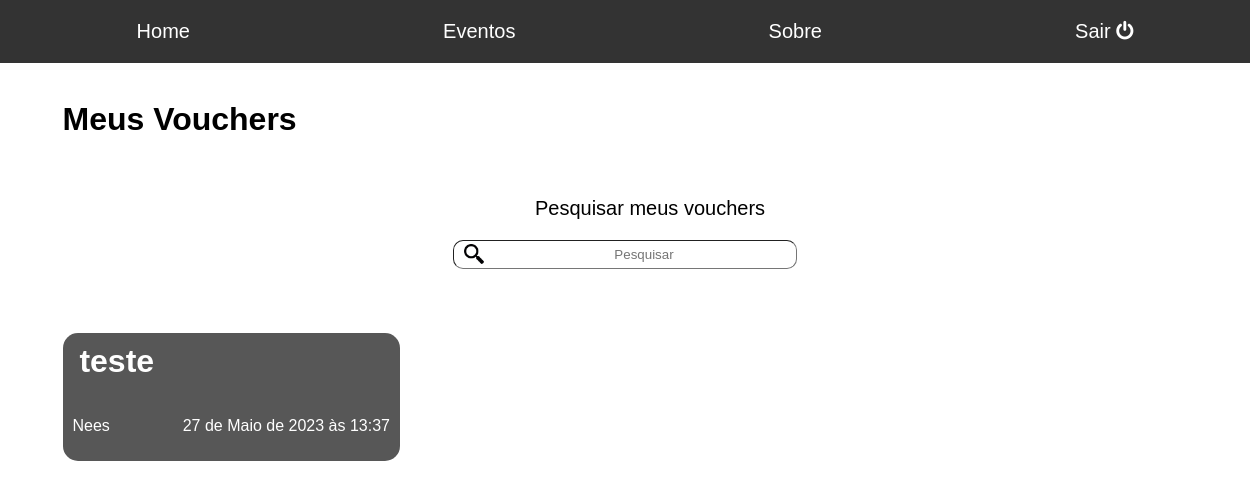
Page /meus.vouchers (signed in) on the earlier database version.
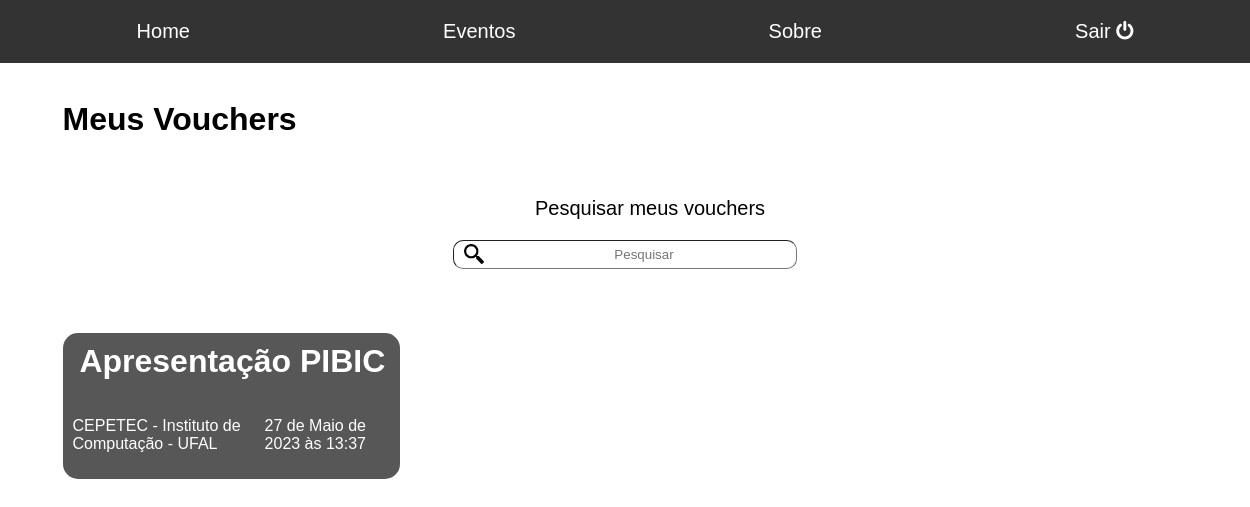
Same page on the later database version.
### usuario/models.py (models this page shows, shortened)
class Voucher(models.Model):
    usuario = models.ForeignKey(User, on_delete=models.CASCADE)
    evento = models.ForeignKey(Event, on_delete=models.CASCADE)
    codigo = models.CharField(max_length=13, unique=True)
    criado_em = models.DateTimeField(auto_now_add=True)

class Event(models.Model):
    titulo = models.CharField(max_length=50)
    local = models.CharField(max_length=150)
    data_e_hora = models.DateTimeField()
    descricao = models.TextField()
    contato = models.CharField(max_length=150)
    max_ingressos = models.PositiveSmallIntegerField()
    preco = models.DecimalField(decimal_places=2, max_digits=10)
    criado_em = models.DateTimeField(auto_now_add=True)
    usuario = models.ForeignKey(User, on_delete=models.CASCADE)

### usuario/views.py (the view)
# urls.py: path('meus.vouchers', views.meusVouchers, name = 'meusvouchers'),
def meusVouchers(request):
    search = request.GET.get('search')
    if search:
        vouchers_lista = Voucher.objects.filter(usuario=request.user).filter(evento__titulo__icontains=search)
    else:
        vouchers_lista = Voucher.objects.filter(usuario=request.user).order_by('-criado_em')
    return (render(request, 'meus.vouchers.html', {'vouchers': vouchers_lista}))

### usuario/templates/meus.vouchers.html (shortened to what this page needs)
{% extends 'base-usuario.html' %}
{% load static %}
{% block head %}
	<link rel="stylesheet" type="text/css" href="{% static 'css/home.css' %}">
	<link rel="stylesheet" type="text/css" href="{% static 'css/todos.eventos.css' %}">
{% endblock %}
{% block content %}
	<h1>Meus Vouchers</h1>
	<div class="container" id="x">
		<div id="y"><p id="search">Pesquisar meus vouchers</p></div>
		<form method="GET">
			<input type="text" id="a" placeholder="Pesquisar" name="search" value="{{request.GET.search}}">
		</form>
	</div>
	<div id="ultimos" class="container">
		{% for vouchers in vouchers %}
		<div class="evento">
			<h1>
				<a style="text-decoration: none; color: #fff" href= "voucher/{{vouchers.id}}">{{vouchers.evento.titulo}}</a>
			</h1>
			<div class="container" id="info">
				<p>{{vouchers.evento.local}}</p>
				<p>{{vouchers.evento.data_e_hora}}</p>
			</div>
		</div>
		{% endfor %}
	</div>
{% endblock %}

### usuario/templates/base-usuario.html (shortened to what this page needs)
{% load static %}
<!DOCTYPE html>
<html>
<html lang="pt-br"></html>
<head>
	<link rel="stylesheet" type="text/css" href="{% static 'font-awesome-4.7.0/css/font-awesome.min.css' %}">
	{% block head %} {% endblock %}
</head>
<body>
    <header>
		<nav>
				<ul>
					<li><a href="/home">Home</a></li>
					<li><a href="/todos.eventos">Eventos</a></li>
					<li><a href="/sobre">Sobre</a></li>
					<li><a href="/accounts/logout">Sair <i class="fa fa-power-off" aria-hidden="true"></i> </a></li>
				</ul>
		</nav>
	</header>
    {% block content %}
    {% endblock %}
</body>
</html>

### beeway/static/css/home.css (style rules this page uses)
* { font-family: Arial, Helvetica, sans-serif; }
header { background-color: #333; color: #fff; padding: 20px; width: 100%; }
nav ul { list-style: none; margin: 0; padding: 0; display: flex; font-size: 20px; justify-content: space-around; }
nav li { margin-right: 20px; }
nav a { color: #fff; text-decoration: none; }
h1 { margin-top: 3%; margin-left: 5%; }
.container#ultimos { display: grid; grid-template-columns: repeat(3, 1fr); grid-template-rows: repeat(2, 1fr); gap: 5%; row-gap: 10%; margin: 10% 5% 5% 5%; height: auto; }
.evento { background-color: #575757; border-radius: 15px; width: auto; height: auto; color: white; display: block; }
.container#info { display: flex; justify-content: space-between; margin: 10px; }
html { height:100%; box-sizing: border-box; }
body { background-color: white; margin: 0; min-height: 100vh; padding-bottom: 6.74rem; position: relative; box-sizing: inherit; }

### beeway/static/css/todos.eventos.css (style rules this page uses)
* { font-family: Arial, Helvetica, sans-serif; }
.container#x { display: flex; align-items: center; align-content: center; background-color: white; width: 500px; height: 20px; margin: 0px auto; margin-bottom: 100px; flex-direction: column; justify-content: center; margin-top: 50px; }
input#a { border-radius: 10px; border-width: 1px; width: 300px; height: 25px; background-image: url(../img/busca.png); background-position: 10px center; background-repeat: no-repeat; background-size: 20px; padding-left: 40px; }
input#a::placeholder { text-align: center; }
div#y { margin-top: 50px; margin-left: 50px; font-size: 20px; }

Differences in the rows shown:
changed through a linked row, Voucher: evento.titulo "teste" → "Apresentação PIBIC"; evento.local "Nees" → "CEPETEC - Instituto de Computação - UFAL"
